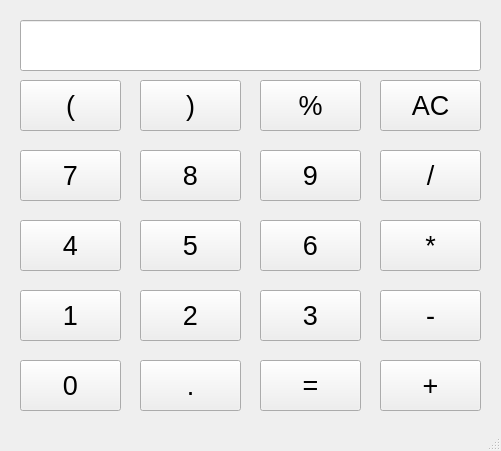
<?xml version="1.0" encoding="UTF-8"?>
<ui version="4.0">
 <class>Calculator</class>
 <widget class="QMainWindow" name="Calculator">
  <property name="geometry">
   <rect>
    <x>0</x>
    <y>0</y>
    <width>501</width>
    <height>451</height>
   </rect>
  </property>
  <property name="windowTitle">
   <string>Calculator</string>
  </property>
  <widget class="QWidget" name="centralwidget">
   <widget class="QPushButton" name="equal">
    <property name="geometry">
     <rect>
      <x>260</x>
      <y>360</y>
      <width>101</width>
      <height>51</height>
     </rect>
    </property>
    <property name="font">
     <font>
      <family>Arial</family>
      <pointsize>20</pointsize>
     </font>
    </property>
    <property name="text">
     <string>=</string>
    </property>
   </widget>
   <widget class="QPushButton" name="zero">
    <property name="geometry">
     <rect>
      <x>20</x>
      <y>360</y>
      <width>101</width>
      <height>51</height>
     </rect>
    </property>
    <property name="font">
     <font>
      <family>Arial</family>
      <pointsize>20</pointsize>
     </font>
    </property>
    <property name="text">
     <string>0</string>
    </property>
   </widget>
   <widget class="QPushButton" name="dot">
    <property name="geometry">
     <rect>
      <x>140</x>
      <y>360</y>
      <width>101</width>
      <height>51</height>
     </rect>
    </property>
    <property name="font">
     <font>
      <family>Arial</family>
      <pointsize>20</pointsize>
     </font>
    </property>
    <property name="text">
     <string>.</string>
    </property>
   </widget>
   <widget class="QPushButton" name="three">
    <property name="geometry">
     <rect>
      <x>260</x>
      <y>290</y>
      <width>101</width>
      <height>51</height>
     </rect>
    </property>
    <property name="font">
     <font>
      <family>Arial</family>
      <pointsize>20</pointsize>
     </font>
    </property>
    <property name="text">
     <string>3</string>
    </property>
   </widget>
   <widget class="QPushButton" name="two">
    <property name="geometry">
     <rect>
      <x>140</x>
      <y>290</y>
      <width>101</width>
      <height>51</height>
     </rect>
    </property>
    <property name="font">
     <font>
      <family>Arial</family>
      <pointsize>20</pointsize>
     </font>
    </property>
    <property name="text">
     <string>2</string>
    </property>
   </widget>
   <widget class="QPushButton" name="one">
    <property name="geometry">
     <rect>
      <x>20</x>
      <y>290</y>
      <width>101</width>
      <height>51</height>
     </rect>
    </property>
    <property name="font">
     <font>
      <family>Arial</family>
      <pointsize>20</pointsize>
     </font>
    </property>
    <property name="text">
     <string>1</string>
    </property>
   </widget>
   <widget class="QPushButton" name="five">
    <property name="geometry">
     <rect>
      <x>140</x>
      <y>220</y>
      <width>101</width>
      <height>51</height>
     </rect>
    </property>
    <property name="font">
     <font>
      <family>Arial</family>
      <pointsize>20</pointsize>
     </font>
    </property>
    <property name="text">
     <string>5</string>
    </property>
   </widget>
   <widget class="QPushButton" name="four">
    <property name="geometry">
     <rect>
      <x>20</x>
      <y>220</y>
      <width>101</width>
      <height>51</height>
     </rect>
    </property>
    <property name="font">
     <font>
      <family>Arial</family>
      <pointsize>20</pointsize>
     </font>
    </property>
    <property name="text">
     <string>4</string>
    </property>
   </widget>
   <widget class="QPushButton" name="six">
    <property name="geometry">
     <rect>
      <x>260</x>
      <y>220</y>
      <width>101</width>
      <height>51</height>
     </rect>
    </property>
    <property name="font">
     <font>
      <family>Arial</family>
      <pointsize>20</pointsize>
     </font>
    </property>
    <property name="text">
     <string>6</string>
    </property>
   </widget>
   <widget class="QPushButton" name="eight">
    <property name="geometry">
     <rect>
      <x>140</x>
      <y>150</y>
      <width>101</width>
      <height>51</height>
     </rect>
    </property>
    <property name="font">
     <font>
      <family>Arial</family>
      <pointsize>20</pointsize>
     </font>
    </property>
    <property name="text">
     <string>8</string>
    </property>
   </widget>
   <widget class="QPushButton" name="seven">
    <property name="geometry">
     <rect>
      <x>20</x>
      <y>150</y>
      <width>101</width>
      <height>51</height>
     </rect>
    </property>
    <property name="font">
     <font>
      <family>Arial</family>
      <pointsize>20</pointsize>
     </font>
    </property>
    <property name="text">
     <string>7</string>
    </property>
   </widget>
   <widget class="QPushButton" name="nine">
    <property name="geometry">
     <rect>
      <x>260</x>
      <y>150</y>
      <width>101</width>
      <height>51</height>
     </rect>
    </property>
    <property name="font">
     <font>
      <family>Arial</family>
      <pointsize>20</pointsize>
     </font>
    </property>
    <property name="text">
     <string>9</string>
    </property>
   </widget>
   <widget class="QPushButton" name="minus">
    <property name="geometry">
     <rect>
      <x>380</x>
      <y>290</y>
      <width>101</width>
      <height>51</height>
     </rect>
    </property>
    <property name="font">
     <font>
      <family>Arial</family>
      <pointsize>20</pointsize>
     </font>
    </property>
    <property name="text">
     <string>-</string>
    </property>
   </widget>
   <widget class="QPushButton" name="plus">
    <property name="geometry">
     <rect>
      <x>380</x>
      <y>360</y>
      <width>101</width>
      <height>51</height>
     </rect>
    </property>
    <property name="font">
     <font>
      <family>Arial</family>
      <pointsize>20</pointsize>
     </font>
    </property>
    <property name="text">
     <string>+</string>
    </property>
   </widget>
   <widget class="QPushButton" name="multiplication">
    <property name="geometry">
     <rect>
      <x>380</x>
      <y>220</y>
      <width>101</width>
      <height>51</height>
     </rect>
    </property>
    <property name="sizePolicy">
     <sizepolicy hsizetype="Maximum" vsizetype="Minimum">
      <horstretch>0</horstretch>
      <verstretch>0</verstretch>
     </sizepolicy>
    </property>
    <property name="maximumSize">
     <size>
      <width>600</width>
      <height>600</height>
     </size>
    </property>
    <property name="font">
     <font>
      <family>Arial</family>
      <pointsize>20</pointsize>
     </font>
    </property>
    <property name="text">
     <string>*</string>
    </property>
   </widget>
   <widget class="QPushButton" name="divide">
    <property name="geometry">
     <rect>
      <x>380</x>
      <y>150</y>
      <width>101</width>
      <height>51</height>
     </rect>
    </property>
    <property name="font">
     <font>
      <family>Arial</family>
      <pointsize>20</pointsize>
     </font>
    </property>
    <property name="text">
     <string>/</string>
    </property>
   </widget>
   <widget class="QPushButton" name="percent">
    <property name="geometry">
     <rect>
      <x>260</x>
      <y>80</y>
      <width>101</width>
      <height>51</height>
     </rect>
    </property>
    <property name="font">
     <font>
      <family>Arial</family>
      <pointsize>20</pointsize>
     </font>
    </property>
    <property name="text">
     <string>%</string>
    </property>
   </widget>
   <widget class="QPushButton" name="openParentheses">
    <property name="geometry">
     <rect>
      <x>20</x>
      <y>80</y>
      <width>101</width>
      <height>51</height>
     </rect>
    </property>
    <property name="font">
     <font>
      <family>Arial</family>
      <pointsize>20</pointsize>
     </font>
    </property>
    <property name="text">
     <string>(</string>
    </property>
   </widget>
   <widget class="QPushButton" name="closeParentheses">
    <property name="geometry">
     <rect>
      <x>140</x>
      <y>80</y>
      <width>101</width>
      <height>51</height>
     </rect>
    </property>
    <property name="font">
     <font>
      <family>Arial</family>
      <pointsize>20</pointsize>
     </font>
    </property>
    <property name="text">
     <string>)</string>
    </property>
   </widget>
   <widget class="QPushButton" name="clear">
    <property name="geometry">
     <rect>
      <x>380</x>
      <y>80</y>
      <width>101</width>
      <height>51</height>
     </rect>
    </property>
    <property name="font">
     <font>
      <family>Arial</family>
      <pointsize>20</pointsize>
     </font>
    </property>
    <property name="text">
     <string>AC</string>
    </property>
   </widget>
   <widget class="QLineEdit" name="input">
    <property name="geometry">
     <rect>
      <x>20</x>
      <y>20</y>
      <width>461</width>
      <height>51</height>
     </rect>
    </property>
    <property name="font">
     <font>
      <family>Arial</family>
      <pointsize>20</pointsize>
     </font>
    </property>
    <property name="alignment">
     <set>Qt::AlignmentFlag::AlignRight|Qt::AlignmentFlag::AlignTrailing|Qt::AlignmentFlag::AlignVCenter</set>
    </property>
    <property name="readOnly">
     <bool>true</bool>
    </property>
   </widget>
  </widget>
  <widget class="QStatusBar" name="statusbar"/>
 </widget>
 <resources/>
 <connections/>
</ui>
